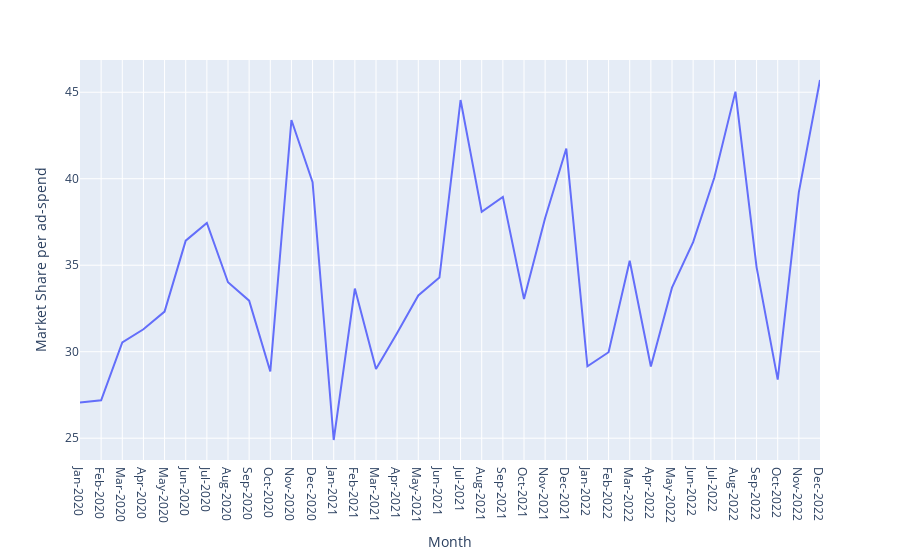

The notebook cell saved with this chart:
### Code cell
fig_ms_2 = px.line(market_share_data, x='Month', y='Market Share per ad-spend')
fig_ms_2.show()

### Figure 1 — Plotly figure (JSON) as saved in the notebook; plotly's stock layout.template omitted (floating-point values rounded to 4 significant figures)
{"data": [{"hovertemplate": "Month=%{x}<br>Market Share per ad-spend=%{y}<extra></extra>", "legendgroup": "", "line": {"color": "#636efa", "dash": "solid"}, "marker": {"symbol": "circle"}, "mode": "lines", "name": "", "orientation": "v", "showlegend": false, "type": "scatter", "x": ["Jan-2020", "Feb-2020", "Mar-2020", "Apr-2020", "May-2020", "Jun-2020", "Jul-2020", "Aug-2020", "Sep-2020", "Oct-2020", "Nov-2020", "Dec-2020", "Jan-2021", "Feb-2021", "Mar-2021", "Apr-2021", "May-2021", "Jun-2021", "Jul-2021", "Aug-2021", "Sep-2021", "Oct-2021", "Nov-2021", "Dec-2021", "Jan-2022", "Feb-2022", "Mar-2022", "Apr-2022", "May-2022", "Jun-2022", "Jul-2022", "Aug-2022", "Sep-2022", "Oct-2022", "Nov-2022", "Dec-2022"], "xaxis": "x", "y": [27.07, 27.19, 30.54, 31.3, 32.32, 36.42, 37.44, 34.02, 32.95, 28.85, 43.4, 39.8, 24.9, 33.65, 29.0, 31.08, 33.25, 34.28, 44.55, 38.09, 38.95, 33.05, 37.73, 41.74, 29.16, 29.97, 35.26, 29.14, 33.7, 36.33, 40.05, 45.04, 34.89, 28.39, 39.22, 45.71], "yaxis": "y"}], "layout": {"legend": {"tracegroupgap": 0}, "margin": {"t": 60}, "xaxis": {"anchor": "y", "domain": [0, 1], "title": {"text": "Month"}}, "yaxis": {"anchor": "x", "domain": [0, 1], "title": {"text": "Market Share per ad-spend"}}}}
